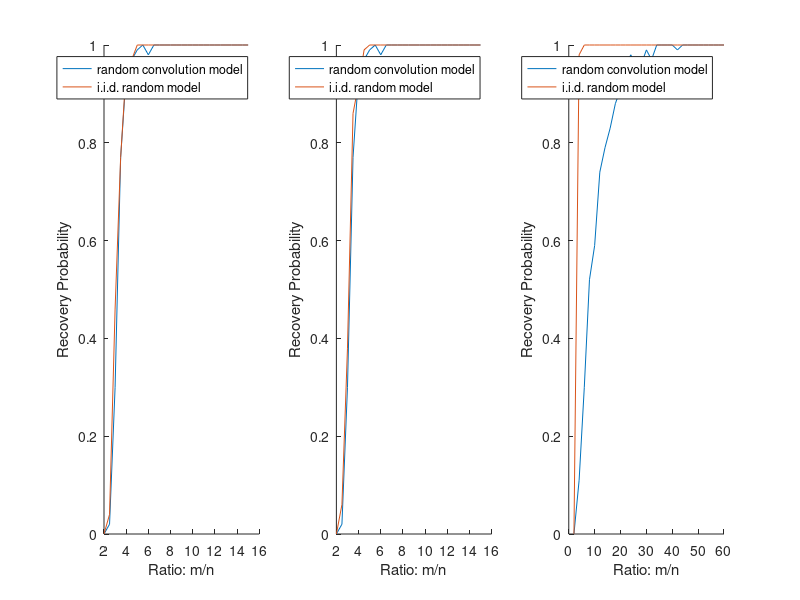

The MATLAB source for this figure:
clc;close all;clear all;



figure;
load data_conv_basis;
load data_rand_basis;
subplot(1,3,1); hold on;
plot(ratio, Prb_conv);
plot(ratio, Prb_rand);
xlabel('Ratio: m/n'); ylabel('Recovery Probability'); 
legend('random convolution model','i.i.d. random model');
norm_x

load data_rand_rand;
load data_rand_rand;
subplot(1,3,2); hold on;
plot(ratio, Prb_conv);
plot(ratio, Prb_rand);
xlabel('Ratio: m/n'); ylabel('Recovery Probability'); 
legend('random convolution model','i.i.d. random model');
norm_x



load data_conv_ones;
load data_rand_ones;
subplot(1,3,3); hold on;
plot(ratio, Prb_conv);
plot(ratio, Prb_rand);
xlabel('Ratio: m/n'); ylabel('Recovery Probability'); 
legend('random convolution model','i.i.d. random model');
norm_x

% subplot(1,3,1); plot(ratio_1, Prb_x_1,'r');
% xlabel('Ratio: m/n'); ylabel('Recovery Probability'); 
% title('x');
% subplot(1,3,2);  plot(ratio_1, Prb_x_rand,'b');
% xlabel('Ratio: m/n'); ylabel('Recovery Probability'); 
% title('x');
% subplot(1,3,3); plot(ratio, Prb_x_ones/100,'g');
% xlabel('Ratio: m/n'); ylabel('Recovery Probability'); 
% title('x');

% legend('spectral','random','z = 1');